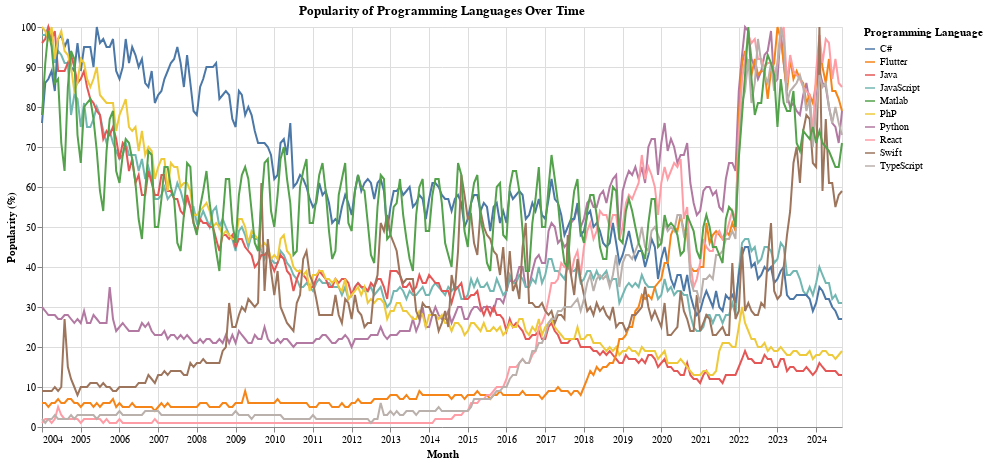

Notebook cell for this chart:
### Markdown cell above
# 2. The Visualization
The interactive visualization is shown here, and can also be found

A summary of the key elements of your design and accompanying justification

A discussion of your final evaluation approach, including the procedure, people recruited, and results. Note that, due to the difficulty of recruiting experts, you can use colleagues, friends, classmates, or family to evaluate your designs if experts or others from your target population are unavailable.

A synthesis of your findings, including what elements of your approach worked well and what elements you would refine in future iterations.

### Code cell
import pandas as pd
import altair as alt

# This data file was sourced from
# https://www.kaggle.com/datasets/muhammadroshaanriaz/most-popular-programming-languages-2004-2024
file_path = 'MostPopularProgrammingLanguages.csv'
data = pd.read_csv(file_path)

# Convert the "Month" column to datetime format
data['Month'] = pd.to_datetime(data['Month'], format='%Y-%m')

# Melt the DataFrame to a long format suitable for Altair
melted_data = data.melt(id_vars=['Month'],
                        var_name='Language',
                        value_name='Popularity')

# Remove the " Worldwide(%)" part from the language names
melted_data['Language'] = melted_data['Language'].str.replace(r' Worldwide\(\%\)', '', regex=True)

# Create the line chart with hover tooltip and interactive selection
highlight = alt.selection_point(fields=['Language'], bind='legend')

chart = alt.Chart(melted_data).mark_line().encode(
    x=alt.X('Month:T', title='Month'),
    y=alt.Y('Popularity:Q', title='Popularity (%)'),
    color=alt.Color('Language:N', title='Programming Language'),
    opacity=alt.condition(highlight, alt.value(1), alt.value(0.2)),
    tooltip=['Month:T', 'Language:N', 'Popularity:Q']
).add_params(
    highlight
).properties(
    title='Popularity of Programming Languages Over Time',
    width=800,
    height=400
)

chart.show()
chart.save('MostPopularProgrammingLanguages.html')

### Figure 1 — Vega-Lite specification as saved in the notebook (floating-point values rounded to 4 significant figures; data arrays with more than 128 entries replaced by an {"elided": "..."} marker saying what was removed)
{"config": {"view": {"continuousWidth": 300, "continuousHeight": 300}}, "data": {"name": "data-1c883f5f1fd14bc6861337d07d874f79"}, "mark": {"type": "line"}, "encoding": {"color": {"field": "Language", "title": "Programming Language", "type": "nominal"}, "opacity": {"condition": {"param": "param_1", "value": 1}, "value": 0.2}, "tooltip": [{"field": "Month", "type": "temporal"}, {"field": "Language", "type": "nominal"}, {"field": "Popularity", "type": "quantitative"}], "x": {"field": "Month", "title": "Month", "type": "temporal"}, "y": {"field": "Popularity", "title": "Popularity (%)", "type": "quantitative"}}, "height": 400, "params": [{"name": "param_1", "select": {"type": "point", "fields": ["Language"]}, "bind": "legend"}], "title": "Popularity of Programming Languages Over Time", "width": 800, "$schema": "https://vega.github.io/schema/vega-lite/v5.20.1.json", "datasets": {"data-1c883f5f1fd14bc6861337d07d874f79": {"elided": "2490 records"}}}
